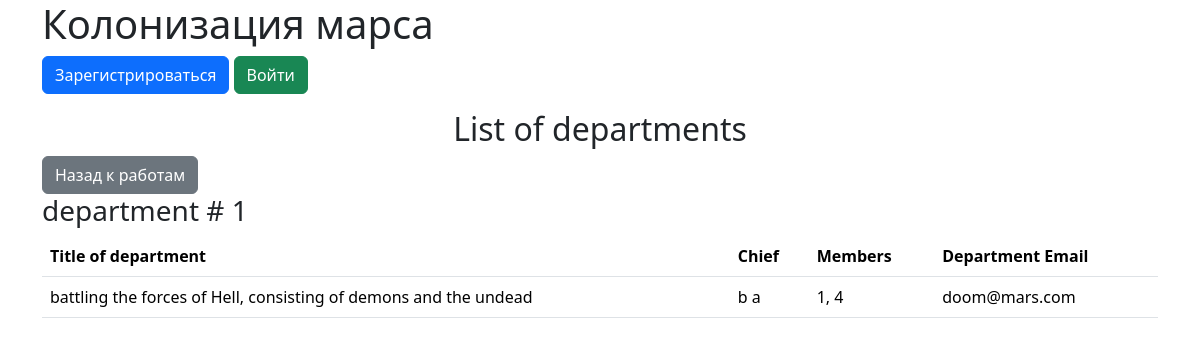
/departments/, run on an earlier commit of the app's database.
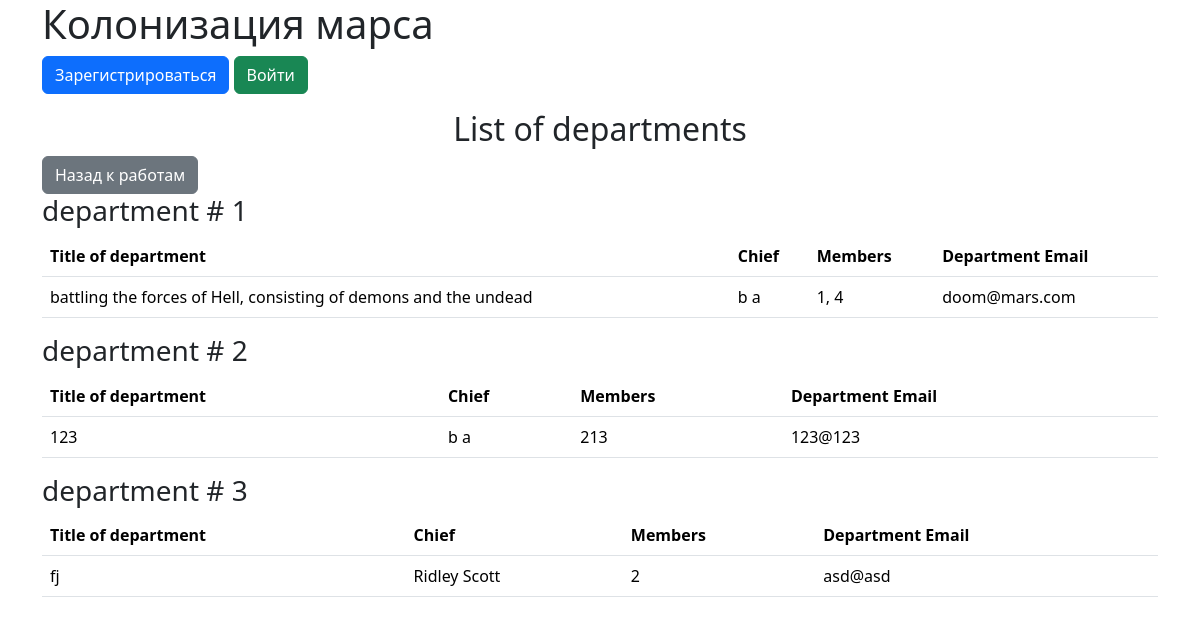
And on a later commit of the database.
### data/departments.py (models this page shows)
class Department(SqlAlchemyBase):
    __tablename__ = "department"
    id = sqlalchemy.Column(sqlalchemy.Integer,
                           primary_key=True, autoincrement=True)
    title = sqlalchemy.Column(sqlalchemy.String)
    chief = sqlalchemy.Column(sqlalchemy.Integer, sqlalchemy.ForeignKey("users.id"))
    members = sqlalchemy.Column(sqlalchemy.String)
    email = sqlalchemy.Column(sqlalchemy.String)
    user = orm.relationship('User')

### data/users.py (models this page shows, shortened)
class User(SqlAlchemyBase, UserMixin, SerializerMixin):
    __tablename__ = "users"
    id = sqlalchemy.Column(sqlalchemy.Integer,
                           primary_key=True, autoincrement=True)
    surname = sqlalchemy.Column(sqlalchemy.String)
    name = sqlalchemy.Column(sqlalchemy.String)
    age = sqlalchemy.Column(sqlalchemy.Integer)
    position = sqlalchemy.Column(sqlalchemy.String)
    speciality = sqlalchemy.Column(sqlalchemy.String)
    address = sqlalchemy.Column(sqlalchemy.String)
    email = sqlalchemy.Column(sqlalchemy.String, unique=True)
    city_from = sqlalchemy.Column(sqlalchemy.String)
    hashed_password = sqlalchemy.Column(sqlalchemy.String)
    modified_date = sqlalchemy.Column(sqlalchemy.DateTime, default=datetime.datetime.now)
    jobs = orm.relationship("Jobs", back_populates='user')
    departments = orm.relationship("Department", back_populates='user')

### main.py (the view)
@app.route("/departments/")
def departments():
    db_sess = db_session.create_session()
    param = {}
    param["departments"] = db_sess.query(Department).all()
    param["current_user"] = current_user
    return flask.render_template('departments.html', **param)

### data/db_session.py (called while the page is built)
def create_session() -> Session:
    global __factory
    return __factory()

### templates/departments.html (shortened to what this page needs)
{% extends 'base.html' %}
{% block content %}
  <h2 class="text-center">List of departments</h2>
  <a href="/" class="btn btn-secondary">Назад к работам</a>
  {% for department in departments %}
    <h3>department # {{loop.index}}</h3>
    <table class="table">
      <thead>
        <tr>
          <th scope="col">Title of department</th>
          <th scope="col">Chief</th>
          <th scope="col">Members</th>
          <th scope="col">Department Email</th>
        </tr>
      </thead>
      <tbody>
        <tr>
          <td>{{ department.title }}</td>
          <td>{{ department.user.name }} {{ department.user.surname }}</td>
          <td>{{ department.members }}</td>
          <td>{{ department.email }}</td>
        </tr>
      </tbody>
    </table>
  {% endfor %}
{% endblock %}

### templates/base.html (shortened to what this page needs)
<!DOCTYPE html>
<html lang="en">
<head>
  <link href="https://cdn.jsdelivr.net/npm/bootstrap@5.3.3/dist/css/bootstrap.min.css" rel="stylesheet">
</head>
<body>
  <div class="container">
    <h1>Колонизация марса</h1>
    {% if current_user.is_authenticated %}
      <a class="navbar-brand" href="/logout">{{ current_user.name }}</a>
    {% else %}
      <p>
        <a class="btn btn-primary " href="/register">Зарегистрироваться</a>
        <a class="btn btn-success" href="/login">Войти</a>
      </p>
    {% endif %}
    {% block content %}{% endblock %}
  </div>
</body>
</html>

What changed in the data, as far as the page shows it:
added Department: title "123", user.name "b", user.surname "a", members "213", email "123@123"
added Department: title "fj", user.name "Ridley", user.surname "Scott", members "2", email "asd@asd"
